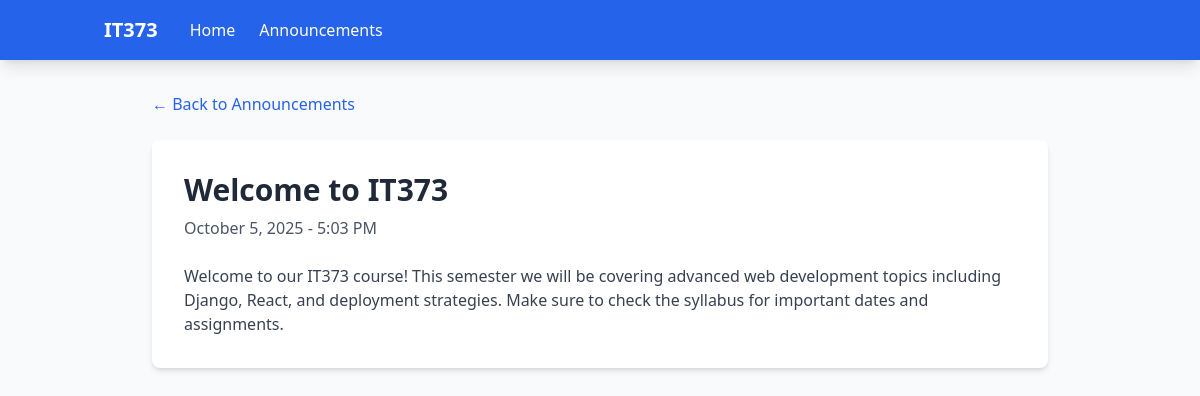
/announcements/1/, run on the app's committed database.
### announcements/models.py (models this page shows, shortened)
class Announcement(models.Model):
    title = models.CharField(max_length=200)
    content = models.TextField()
    created_at = models.DateTimeField(auto_now_add=True)
    class Meta:
        ordering = ['-created_at']

### announcements/views.py (the view)
# urls.py: path('announcements/<int:id>/', views.announcement_detail, name='announcement_detail'),
def announcement_detail(request, id):
    announcement = get_object_or_404(Announcement, id=id)
    return render(request, 'announcements/announcement_detail.html', {
        'announcement': announcement
    })

### announcements/templates/announcements/announcement_detail.html (shortened to what this page needs)
{% extends 'announcements/base.html' %}
{% block content %}
<div class="max-w-4xl mx-auto">
    <a href="{% url 'announcement_list' %}"
       class="inline-flex items-center text-blue-600 hover:text-blue-800 mb-6 transition duration-200">
        ← Back to Announcements
    </a>
    <article class="bg-white rounded-lg shadow-md p-8">
        <header class="mb-6">
            <h1 class="text-3xl font-bold text-gray-800 mb-2">{{ announcement.title }}</h1>
            <p class="text-gray-600">{{ announcement.created_at|date:"F j, Y - g:i A" }}</p>
        </header>
        <div class="prose max-w-none text-gray-700">
            <div id="content-preview" class="content-preview">
                {{ announcement.content|truncatechars:300 }}
            </div>
        </div>
    </article>
</div>
{% endblock %}

### announcements/static/announcements/css/style.css (style rules this page uses)
.content-preview { transition: all 0.3s ease; }

### data on the page
Announcement: title "Welcome to IT373", created_at "October 5, 2025 - 5:03 PM", content "Welcome to our IT373 course! This semester we will be covering advanced web development topics including Django, React, and deployment strategies. Make sure to check the syllabus for important dates and assignments."
